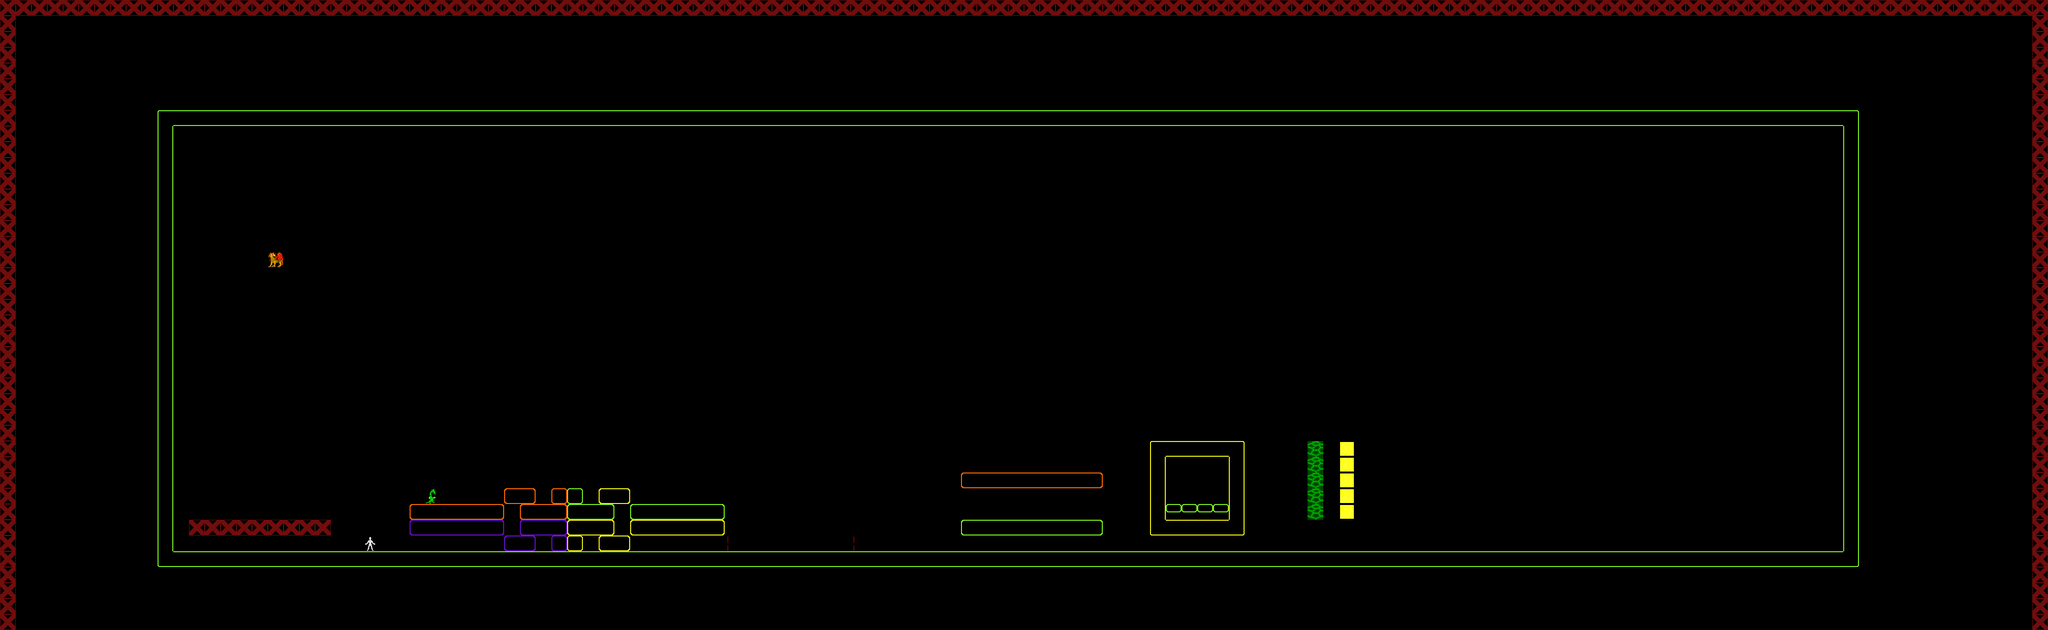

This is a level from a 2D game, rendered from its Tiled map with the project's own tilesets. A one-line summary and the map file follow, with tile-layer data summarised:
An orthogonal 130x40 tile map with 32x32 px tiles, 20 tile layers (border, background, terra_squares, terra_triangle_bottom_right, ...), 3 tilesets and 5 objects.

<map version="1.2" tiledversion="1.2.2" orientation="orthogonal" renderorder="right-down" width="130" height="40" tilewidth="32" tileheight="32" infinite="0" nextlayerid="62" nextobjectid="29">
 <tileset firstgid="1" source="tilesets/DungeonCrawler.tsx" />
 <tileset firstgid="3073" source="tilesets/Neon.tsx" />
 <tileset firstgid="3113" source="tilesets/base_1.tsx" />
 <layer id="53" name="border" width="130" height="40">
  <data>[5200 cells, 217 non-empty, 1 distinct tile ids]</data>
 </layer>
 <layer id="37" name="background" width="130" height="40">
  <data>[5200 cells, 0 non-empty, 0 distinct tile ids]</data>
 </layer>
 <layer id="38" name="terra_squares" width="130" height="40">
  <data>[5200 cells, 271 non-empty, 3 distinct tile ids]</data>
 </layer>
 <layer id="39" name="terra_triangle_bottom_right" width="130" height="40">
  <data>[5200 cells, 12 non-empty, 4 distinct tile ids]</data>
 </layer>
 <layer id="40" name="terra_triangle_top_left" width="130" height="40">
  <data>[5200 cells, 12 non-empty, 4 distinct tile ids]</data>
 </layer>
 <layer id="41" name="terra_triangle_top_right" width="130" height="40">
  <data>[5200 cells, 12 non-empty, 4 distinct tile ids]</data>
 </layer>
 <layer id="42" name="terra_triangle_bottom_left" width="130" height="40">
  <data>[5200 cells, 12 non-empty, 6 distinct tile ids]</data>
 </layer>
 <layer id="43" name="terra_squares_1" width="130" height="40">
  <data>[5200 cells, 18 non-empty, 5 distinct tile ids]</data>
 </layer>
 <layer id="44" name="terra_triangle_top_right_1" width="130" height="40">
  <data>[5200 cells, 0 non-empty, 0 distinct tile ids]</data>
 </layer>
 <layer id="45" name="terra_triangle_bottom_right_1" width="130" height="40">
  <data>[5200 cells, 0 non-empty, 0 distinct tile ids]</data>
 </layer>
 <layer id="46" name="terra_triangle_bottom_left_1" width="130" height="40">
  <data>[5200 cells, 0 non-empty, 0 distinct tile ids]</data>
 </layer>
 <layer id="47" name="terra_triangle_top_left_1" width="130" height="40">
  <data>[5200 cells, 0 non-empty, 0 distinct tile ids]</data>
 </layer>
 <layer id="48" name="terra_squares_2" width="130" height="40">
  <data>[5200 cells, 34 non-empty, 6 distinct tile ids]</data>
 </layer>
 <layer id="49" name="terra_triangle_bottom_right_2" width="130" height="40">
  <data>[5200 cells, 0 non-empty, 0 distinct tile ids]</data>
 </layer>
 <layer id="50" name="terra_triangle_top_left_2" width="130" height="40">
  <data>[5200 cells, 0 non-empty, 0 distinct tile ids]</data>
 </layer>
 <layer id="51" name="terra_triangle_bottom_left_2" width="130" height="40">
  <data>[5200 cells, 0 non-empty, 0 distinct tile ids]</data>
 </layer>
 <layer id="52" name="terra_triangle_top_right_2" width="130" height="40">
  <data>[5200 cells, 0 non-empty, 0 distinct tile ids]</data>
 </layer>
 <objectgroup id="36" name="hitboxes">
  <object id="18" x="626" y="836" width="72.6667" height="202.667" />
  <object id="20" x="885.333" y="806">
   <polygon points="0,0 17.3333,26.6667 42,30.6667 60.6667,36 86,32.6667 112,16 117.333,-3.33333" />
  </object>
  <object id="24" x="735.333" y="428.667">
   <polygon points="-66,102.667 -66,255.333 34,280 86.6667,210 49.3333,49.3333 8,0" />
  </object>
 </objectgroup>
 <objectgroup id="57" name="hitboxes_1">
  <object id="27" x="1107" y="794" width="138" height="50" />
 </objectgroup>
 <objectgroup id="58" name="hitboxes_2">
  <object id="28" x="1301" y="791" width="160" height="56" />
 </objectgroup>
 <layer id="54" name="bosses" width="130" height="40">
  <properties>
   <property name="2" value="1" />
  </properties>
  <data>[5200 cells, 1 non-empty, 1 distinct tile ids]</data>
 </layer>
 <layer id="55" name="player" width="130" height="40">
  <data>[5200 cells, 1 non-empty, 1 distinct tile ids]</data>
 </layer>
 <layer id="56" name="checkpoints" width="130" height="40">
  <data>[5200 cells, 2 non-empty, 1 distinct tile ids]</data>
 </layer>
</map>
